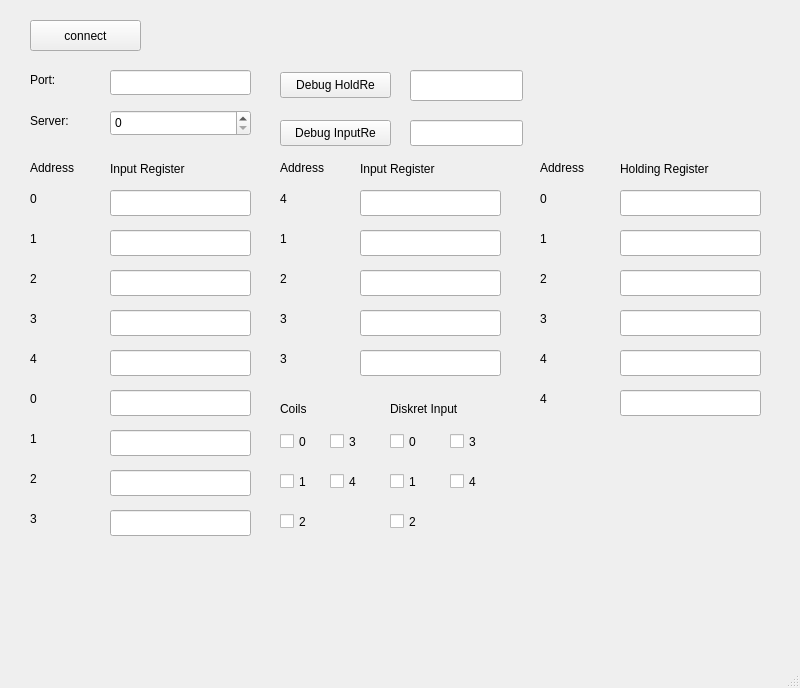
<?xml version="1.0" encoding="UTF-8"?>
<ui version="4.0">
 <class>ChargeModbus</class>
 <widget class="QMainWindow" name="ChargeModbus">
  <property name="geometry">
   <rect>
    <x>0</x>
    <y>0</y>
    <width>800</width>
    <height>688</height>
   </rect>
  </property>
  <property name="windowTitle">
   <string>MainWindow</string>
  </property>
  <widget class="QWidget" name="centralwidget">
   <widget class="QPushButton" name="Connect">
    <property name="geometry">
     <rect>
      <x>30</x>
      <y>20</y>
      <width>111</width>
      <height>31</height>
     </rect>
    </property>
    <property name="text">
     <string>connect</string>
    </property>
   </widget>
   <widget class="QLineEdit" name="Port">
    <property name="geometry">
     <rect>
      <x>110</x>
      <y>70</y>
      <width>141</width>
      <height>25</height>
     </rect>
    </property>
   </widget>
   <widget class="QLabel" name="label">
    <property name="geometry">
     <rect>
      <x>30</x>
      <y>70</y>
      <width>41</width>
      <height>20</height>
     </rect>
    </property>
    <property name="text">
     <string>Port:</string>
    </property>
   </widget>
   <widget class="QCheckBox" name="Coil0">
    <property name="geometry">
     <rect>
      <x>280</x>
      <y>430</y>
      <width>92</width>
      <height>23</height>
     </rect>
    </property>
    <property name="text">
     <string>0</string>
    </property>
   </widget>
   <widget class="QCheckBox" name="Coil1">
    <property name="geometry">
     <rect>
      <x>280</x>
      <y>470</y>
      <width>92</width>
      <height>23</height>
     </rect>
    </property>
    <property name="text">
     <string>1</string>
    </property>
   </widget>
   <widget class="QCheckBox" name="Coil2">
    <property name="geometry">
     <rect>
      <x>280</x>
      <y>510</y>
      <width>92</width>
      <height>23</height>
     </rect>
    </property>
    <property name="text">
     <string>2</string>
    </property>
   </widget>
   <widget class="QCheckBox" name="Coil3">
    <property name="geometry">
     <rect>
      <x>330</x>
      <y>430</y>
      <width>92</width>
      <height>23</height>
     </rect>
    </property>
    <property name="text">
     <string>3</string>
    </property>
   </widget>
   <widget class="QCheckBox" name="Coil4">
    <property name="geometry">
     <rect>
      <x>330</x>
      <y>470</y>
      <width>92</width>
      <height>23</height>
     </rect>
    </property>
    <property name="text">
     <string>4</string>
    </property>
   </widget>
   <widget class="QLabel" name="label_2">
    <property name="geometry">
     <rect>
      <x>280</x>
      <y>400</y>
      <width>67</width>
      <height>17</height>
     </rect>
    </property>
    <property name="text">
     <string>Coils</string>
    </property>
   </widget>
   <widget class="QCheckBox" name="DisInput0">
    <property name="geometry">
     <rect>
      <x>390</x>
      <y>430</y>
      <width>92</width>
      <height>23</height>
     </rect>
    </property>
    <property name="text">
     <string>0</string>
    </property>
   </widget>
   <widget class="QCheckBox" name="DisInput1">
    <property name="geometry">
     <rect>
      <x>390</x>
      <y>470</y>
      <width>92</width>
      <height>23</height>
     </rect>
    </property>
    <property name="text">
     <string>1</string>
    </property>
   </widget>
   <widget class="QCheckBox" name="DisInput2">
    <property name="geometry">
     <rect>
      <x>390</x>
      <y>510</y>
      <width>92</width>
      <height>23</height>
     </rect>
    </property>
    <property name="text">
     <string>2</string>
    </property>
   </widget>
   <widget class="QCheckBox" name="DisInput3">
    <property name="geometry">
     <rect>
      <x>450</x>
      <y>430</y>
      <width>92</width>
      <height>23</height>
     </rect>
    </property>
    <property name="text">
     <string>3</string>
    </property>
   </widget>
   <widget class="QCheckBox" name="DisInput4">
    <property name="geometry">
     <rect>
      <x>450</x>
      <y>470</y>
      <width>92</width>
      <height>23</height>
     </rect>
    </property>
    <property name="text">
     <string>4</string>
    </property>
   </widget>
   <widget class="QLabel" name="label_3">
    <property name="geometry">
     <rect>
      <x>390</x>
      <y>400</y>
      <width>101</width>
      <height>17</height>
     </rect>
    </property>
    <property name="text">
     <string>Diskret Input</string>
    </property>
   </widget>
   <widget class="QLabel" name="label_4">
    <property name="geometry">
     <rect>
      <x>540</x>
      <y>160</y>
      <width>67</width>
      <height>16</height>
     </rect>
    </property>
    <property name="text">
     <string>Address</string>
    </property>
   </widget>
   <widget class="QLabel" name="HoldingRegisterLabel0">
    <property name="geometry">
     <rect>
      <x>540</x>
      <y>190</y>
      <width>67</width>
      <height>17</height>
     </rect>
    </property>
    <property name="text">
     <string>0</string>
    </property>
   </widget>
   <widget class="QLabel" name="HoldingRegisterLabel1">
    <property name="geometry">
     <rect>
      <x>540</x>
      <y>230</y>
      <width>67</width>
      <height>17</height>
     </rect>
    </property>
    <property name="text">
     <string>1</string>
    </property>
   </widget>
   <widget class="QLabel" name="HoldingRegisterLabel2">
    <property name="geometry">
     <rect>
      <x>540</x>
      <y>270</y>
      <width>67</width>
      <height>17</height>
     </rect>
    </property>
    <property name="text">
     <string>2</string>
    </property>
   </widget>
   <widget class="QLabel" name="HoldingRegisterLabel3">
    <property name="geometry">
     <rect>
      <x>540</x>
      <y>310</y>
      <width>67</width>
      <height>17</height>
     </rect>
    </property>
    <property name="text">
     <string>3</string>
    </property>
   </widget>
   <widget class="QLabel" name="HoldingRegisterLabel4">
    <property name="geometry">
     <rect>
      <x>540</x>
      <y>350</y>
      <width>67</width>
      <height>17</height>
     </rect>
    </property>
    <property name="text">
     <string>4</string>
    </property>
   </widget>
   <widget class="QLabel" name="label_10">
    <property name="geometry">
     <rect>
      <x>110</x>
      <y>160</y>
      <width>121</width>
      <height>17</height>
     </rect>
    </property>
    <property name="text">
     <string>Input Register</string>
    </property>
   </widget>
   <widget class="QSpinBox" name="serverEdit">
    <property name="geometry">
     <rect>
      <x>110</x>
      <y>110</y>
      <width>141</width>
      <height>26</height>
     </rect>
    </property>
   </widget>
   <widget class="QLabel" name="label_11">
    <property name="geometry">
     <rect>
      <x>30</x>
      <y>110</y>
      <width>67</width>
      <height>21</height>
     </rect>
    </property>
    <property name="text">
     <string>Server:</string>
    </property>
   </widget>
   <widget class="QLineEdit" name="InputRegister100">
    <property name="geometry">
     <rect>
      <x>110</x>
      <y>190</y>
      <width>141</width>
      <height>26</height>
     </rect>
    </property>
   </widget>
   <widget class="QLineEdit" name="InputRegister101">
    <property name="geometry">
     <rect>
      <x>110</x>
      <y>230</y>
      <width>141</width>
      <height>26</height>
     </rect>
    </property>
   </widget>
   <widget class="QLineEdit" name="InputRegister102">
    <property name="geometry">
     <rect>
      <x>110</x>
      <y>270</y>
      <width>141</width>
      <height>26</height>
     </rect>
    </property>
   </widget>
   <widget class="QLineEdit" name="InputRegister110">
    <property name="geometry">
     <rect>
      <x>110</x>
      <y>310</y>
      <width>141</width>
      <height>26</height>
     </rect>
    </property>
   </widget>
   <widget class="QLineEdit" name="InputRegister120">
    <property name="geometry">
     <rect>
      <x>110</x>
      <y>350</y>
      <width>141</width>
      <height>26</height>
     </rect>
    </property>
   </widget>
   <widget class="QLabel" name="label_12">
    <property name="geometry">
     <rect>
      <x>620</x>
      <y>160</y>
      <width>131</width>
      <height>18</height>
     </rect>
    </property>
    <property name="text">
     <string>Holding Register</string>
    </property>
   </widget>
   <widget class="QLineEdit" name="HoldingRegister160">
    <property name="geometry">
     <rect>
      <x>620</x>
      <y>190</y>
      <width>141</width>
      <height>26</height>
     </rect>
    </property>
   </widget>
   <widget class="QLineEdit" name="HoldingRegister161">
    <property name="geometry">
     <rect>
      <x>620</x>
      <y>230</y>
      <width>141</width>
      <height>26</height>
     </rect>
    </property>
   </widget>
   <widget class="QLineEdit" name="HoldingRegister162">
    <property name="geometry">
     <rect>
      <x>620</x>
      <y>270</y>
      <width>141</width>
      <height>26</height>
     </rect>
    </property>
   </widget>
   <widget class="QLineEdit" name="HoldingRegister163">
    <property name="geometry">
     <rect>
      <x>620</x>
      <y>310</y>
      <width>141</width>
      <height>26</height>
     </rect>
    </property>
   </widget>
   <widget class="QLineEdit" name="HoldingRegister164">
    <property name="geometry">
     <rect>
      <x>620</x>
      <y>350</y>
      <width>141</width>
      <height>26</height>
     </rect>
    </property>
   </widget>
   <widget class="QPushButton" name="pushButton">
    <property name="geometry">
     <rect>
      <x>280</x>
      <y>120</y>
      <width>111</width>
      <height>26</height>
     </rect>
    </property>
    <property name="text">
     <string>Debug InputRe</string>
    </property>
   </widget>
   <widget class="QLineEdit" name="TestLineEdit">
    <property name="geometry">
     <rect>
      <x>410</x>
      <y>120</y>
      <width>113</width>
      <height>26</height>
     </rect>
    </property>
   </widget>
   <widget class="QLineEdit" name="InputRegister130">
    <property name="geometry">
     <rect>
      <x>110</x>
      <y>390</y>
      <width>141</width>
      <height>26</height>
     </rect>
    </property>
   </widget>
   <widget class="QLineEdit" name="InputRegister140">
    <property name="geometry">
     <rect>
      <x>110</x>
      <y>430</y>
      <width>141</width>
      <height>26</height>
     </rect>
    </property>
   </widget>
   <widget class="QLineEdit" name="InputRegister150">
    <property name="geometry">
     <rect>
      <x>110</x>
      <y>470</y>
      <width>141</width>
      <height>26</height>
     </rect>
    </property>
   </widget>
   <widget class="QLineEdit" name="InputRegister170">
    <property name="geometry">
     <rect>
      <x>110</x>
      <y>510</y>
      <width>141</width>
      <height>26</height>
     </rect>
    </property>
   </widget>
   <widget class="QLineEdit" name="InputRegister180">
    <property name="geometry">
     <rect>
      <x>360</x>
      <y>190</y>
      <width>141</width>
      <height>26</height>
     </rect>
    </property>
   </widget>
   <widget class="QLineEdit" name="InputRegister190">
    <property name="geometry">
     <rect>
      <x>360</x>
      <y>230</y>
      <width>141</width>
      <height>26</height>
     </rect>
    </property>
   </widget>
   <widget class="QLineEdit" name="InputRegister200">
    <property name="geometry">
     <rect>
      <x>360</x>
      <y>270</y>
      <width>141</width>
      <height>26</height>
     </rect>
    </property>
   </widget>
   <widget class="QLabel" name="InputRegisterLabel4">
    <property name="geometry">
     <rect>
      <x>30</x>
      <y>350</y>
      <width>67</width>
      <height>17</height>
     </rect>
    </property>
    <property name="text">
     <string>4</string>
    </property>
   </widget>
   <widget class="QLabel" name="InputRegisterLabel3">
    <property name="geometry">
     <rect>
      <x>30</x>
      <y>310</y>
      <width>67</width>
      <height>17</height>
     </rect>
    </property>
    <property name="text">
     <string>3</string>
    </property>
   </widget>
   <widget class="QLabel" name="InputRegisterLabel2">
    <property name="geometry">
     <rect>
      <x>30</x>
      <y>270</y>
      <width>67</width>
      <height>17</height>
     </rect>
    </property>
    <property name="text">
     <string>2</string>
    </property>
   </widget>
   <widget class="QLabel" name="label_16">
    <property name="geometry">
     <rect>
      <x>30</x>
      <y>160</y>
      <width>67</width>
      <height>16</height>
     </rect>
    </property>
    <property name="text">
     <string>Address</string>
    </property>
   </widget>
   <widget class="QLabel" name="InputRegisterLabel0">
    <property name="geometry">
     <rect>
      <x>30</x>
      <y>190</y>
      <width>67</width>
      <height>17</height>
     </rect>
    </property>
    <property name="text">
     <string>0</string>
    </property>
   </widget>
   <widget class="QLabel" name="InputRegisterLabel1">
    <property name="geometry">
     <rect>
      <x>30</x>
      <y>230</y>
      <width>67</width>
      <height>17</height>
     </rect>
    </property>
    <property name="text">
     <string>1</string>
    </property>
   </widget>
   <widget class="QLineEdit" name="InputRegister111">
    <property name="geometry">
     <rect>
      <x>360</x>
      <y>350</y>
      <width>141</width>
      <height>26</height>
     </rect>
    </property>
   </widget>
   <widget class="QLabel" name="InputRegisterLabel7">
    <property name="geometry">
     <rect>
      <x>30</x>
      <y>470</y>
      <width>67</width>
      <height>17</height>
     </rect>
    </property>
    <property name="text">
     <string>2</string>
    </property>
   </widget>
   <widget class="QLabel" name="InputRegisterLabel5">
    <property name="geometry">
     <rect>
      <x>30</x>
      <y>390</y>
      <width>67</width>
      <height>17</height>
     </rect>
    </property>
    <property name="text">
     <string>0</string>
    </property>
   </widget>
   <widget class="QLabel" name="InputRegisterLabel8">
    <property name="geometry">
     <rect>
      <x>30</x>
      <y>510</y>
      <width>67</width>
      <height>17</height>
     </rect>
    </property>
    <property name="text">
     <string>3</string>
    </property>
   </widget>
   <widget class="QLabel" name="InputRegisterLabel9">
    <property name="geometry">
     <rect>
      <x>280</x>
      <y>190</y>
      <width>67</width>
      <height>17</height>
     </rect>
    </property>
    <property name="text">
     <string>4</string>
    </property>
   </widget>
   <widget class="QLabel" name="InputRegisterLabel6">
    <property name="geometry">
     <rect>
      <x>30</x>
      <y>430</y>
      <width>67</width>
      <height>17</height>
     </rect>
    </property>
    <property name="text">
     <string>1</string>
    </property>
   </widget>
   <widget class="QLabel" name="InputRegisterLabel11">
    <property name="geometry">
     <rect>
      <x>280</x>
      <y>270</y>
      <width>67</width>
      <height>17</height>
     </rect>
    </property>
    <property name="text">
     <string>2</string>
    </property>
   </widget>
   <widget class="QLabel" name="InputRegisterLabel12">
    <property name="geometry">
     <rect>
      <x>280</x>
      <y>350</y>
      <width>67</width>
      <height>17</height>
     </rect>
    </property>
    <property name="text">
     <string>3</string>
    </property>
   </widget>
   <widget class="QLabel" name="InputRegisterLabel10">
    <property name="geometry">
     <rect>
      <x>280</x>
      <y>230</y>
      <width>67</width>
      <height>17</height>
     </rect>
    </property>
    <property name="text">
     <string>1</string>
    </property>
   </widget>
   <widget class="QPushButton" name="pushButton_2">
    <property name="geometry">
     <rect>
      <x>280</x>
      <y>72</y>
      <width>111</width>
      <height>26</height>
     </rect>
    </property>
    <property name="text">
     <string>Debug HoldRe</string>
    </property>
   </widget>
   <widget class="QLineEdit" name="TestLineEdit2">
    <property name="geometry">
     <rect>
      <x>410</x>
      <y>70</y>
      <width>113</width>
      <height>31</height>
     </rect>
    </property>
   </widget>
   <widget class="QLabel" name="label_17">
    <property name="geometry">
     <rect>
      <x>280</x>
      <y>160</y>
      <width>67</width>
      <height>16</height>
     </rect>
    </property>
    <property name="text">
     <string>Address</string>
    </property>
   </widget>
   <widget class="QLabel" name="label_13">
    <property name="geometry">
     <rect>
      <x>360</x>
      <y>160</y>
      <width>121</width>
      <height>17</height>
     </rect>
    </property>
    <property name="text">
     <string>Input Register</string>
    </property>
   </widget>
   <widget class="QLabel" name="InputRegisterLabel13">
    <property name="geometry">
     <rect>
      <x>280</x>
      <y>310</y>
      <width>67</width>
      <height>17</height>
     </rect>
    </property>
    <property name="text">
     <string>3</string>
    </property>
   </widget>
   <widget class="QLineEdit" name="InputRegister210">
    <property name="geometry">
     <rect>
      <x>360</x>
      <y>310</y>
      <width>141</width>
      <height>26</height>
     </rect>
    </property>
   </widget>
   <widget class="QLabel" name="HoldingRegisterLabel5">
    <property name="geometry">
     <rect>
      <x>540</x>
      <y>390</y>
      <width>67</width>
      <height>17</height>
     </rect>
    </property>
    <property name="text">
     <string>4</string>
    </property>
   </widget>
   <widget class="QLineEdit" name="HoldingRegister165">
    <property name="geometry">
     <rect>
      <x>620</x>
      <y>390</y>
      <width>141</width>
      <height>26</height>
     </rect>
    </property>
   </widget>
  </widget>
  <widget class="QMenuBar" name="menubar">
   <property name="geometry">
    <rect>
     <x>0</x>
     <y>0</y>
     <width>800</width>
     <height>22</height>
    </rect>
   </property>
  </widget>
  <widget class="QStatusBar" name="statusbar"/>
 </widget>
 <resources/>
 <connections/>
</ui>
